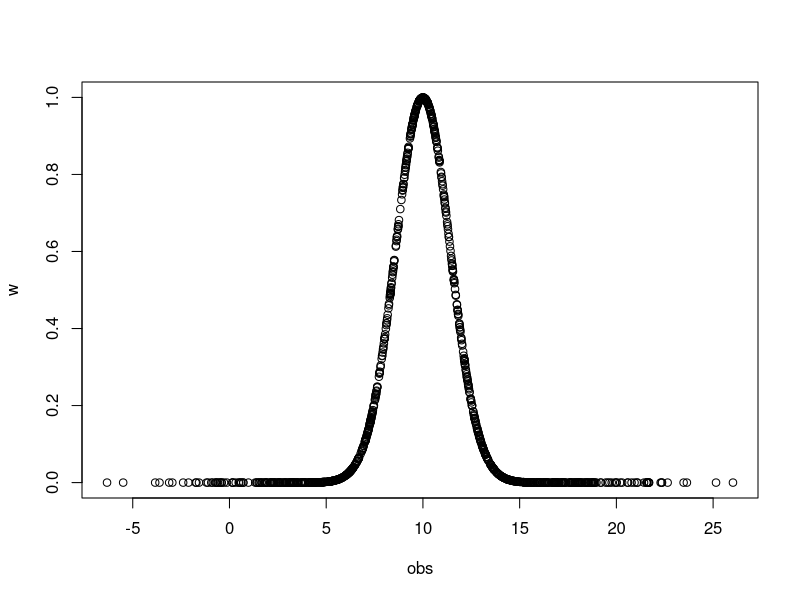

Generate this figure with R:
# Gaussian fitness function
obs <- rnorm(1000, mean=10,sd=5)
opt <- 10
# sigma determines the strength of selection
# IMHO it should be adjusted such that the most extreme
# possible phenotypes produce values close to zero
GetFit <- function(obs, opt, sigma){
  numer <- (obs - opt)^2
  denom <- (2 * sigma)^2
  w <- exp(-(numer / denom))
  return(w)
}
w <- GetFit(obs=obs, opt=opt, sigma=1)
plot(w~obs)
